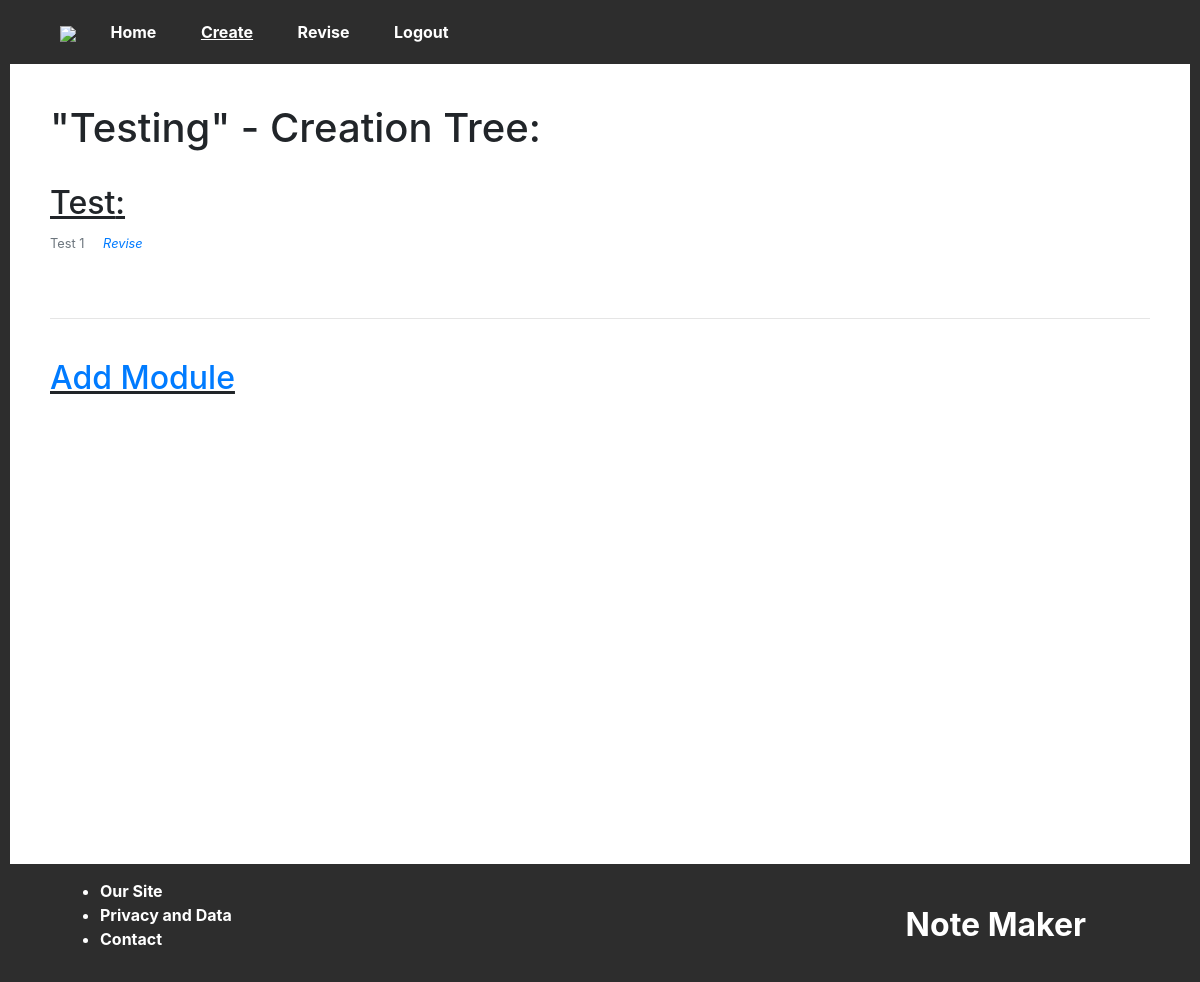
The app's page /create/2 (signed in) with its own data.
### website/models.py (models this page shows, shortened)
class Course(db.Model): # Example: Warwick Computer Science - Year 1
    id = db.Column(db.Integer, primary_key=True)
    name = db.Column(db.String(512))
    user = db.Column(db.Integer, db.ForeignKey("user.id"))
    def getModules(self):
        return sorted(Module.query.filter_by(course=self.id).all(), key=lambda i: i.code)

class Module(db.Model): # Example: CS126 -> Design of Information Structures
    id = db.Column(db.Integer, primary_key=True)
    code = db.Column(db.String(16))
    name = db.Column(db.String(512))
    course = db.Column(db.Integer, db.ForeignKey("course.id"))
    attempts = db.Column(db.Integer, default=0)
    time = db.Column(db.String(128))
    def getHeadings(self):
        return Heading.query.filter_by(module=self.id).all()

### website/create/create.py (the view)
@create.route("/<int:id>")
@login_required
def tree(id):
    course = Course.query.filter_by(id=id, user=current_user.id).first()
    if not course:
        flash("Invalid details!", category="error")
        return redirect(url_for("home.index"))
    session["course"] = id
    return render_template("tree.html", user=current_user, course=course, m=request.args.get("m"), h=request.args.get("h"))

### app.py (called while the page is built)
@app.context_processor
def current_nav():
    return get_current_nav()

### website/__init__.py (called while the page is built)
def get_current_nav():
    navs = ["create", "revise", "login", "signup"] # Otherwise: home.
    current = "home"
    for nav in navs:
        if nav in request.path:
            current = nav
    return dict(current_nav = current)

### website/models.py (called while the page is built)
    def getPoints(self):
        return Point.query.filter_by(isRoot=True, parent=self.id).all()

    def getChildren(self):
        return Point.query.filter_by(isRoot=False, parent=self.id).all()

    def getParent(self):
        if self.isRoot:
            return Heading.query.get(self.parent)
        return Point.query.get(self.parent)

    def question(self):
        try:
            return str(self.text)[0: str(self.text).index(">|<")]
        except Exception as e:
            return self.text

    def answer(self):
        if not self.blankFill:
            return self.text
        try:
            return str(self.text)[str(self.text).index(">|<") + 4 : len(self.text)]
        except:
            return ""

    def isDisabled(self):
        if self.disabled:
            return True
        if not self.isRoot:
            return self.getParent().isDisabled()
        return False

    def serialise(self):
        return {
            "id": self.id,
            "text": self.text,
            "blankFill": str(self.blankFill),
            "hint": self.hint,
            "parent": self.parent,
            "isRoot": str(self.isRoot),
            "numeric": str(self.numeric),
            "punc": str(self.punc),
            "leniency": self.leniency,
            "code": str(self.code),
            "disabled": str(self.disabled),
            "successes": self.successes,
            "failures": self.failures,
            "last_answered": str(self.last_answered),
            "order": str(self.order)
        }

### website/create/templates/tree.html (shortened to what this page needs)
{% extends "base.html" %}
{% block content %}
    <h1>"{{ course.name }}" - Creation Tree:</h1><br>
    {% for module in course.getModules() %}
        <h2 class="tree-module" onclick="toggleMenu('m_{{module.id}}');">{{ module.code }}:</h2><small class="text-muted">{{ module.name }} <a href="/revise/module/{{ module.code }}" style="font-style: italic; margin-left: 15px;">Revise</a></small><br><br>
        <br><hr><br>
    {% endfor %}
    <h2 class="tree-module"><a href="/create/add_module">Add Module</a></h2>
{% endblock %}

### website/create/static/create.css (style rules this page uses)
.tree-module { text-decoration: underline; }

### records on screen
Course: name "Testing"
Module: code "Test", name "Test 1"
